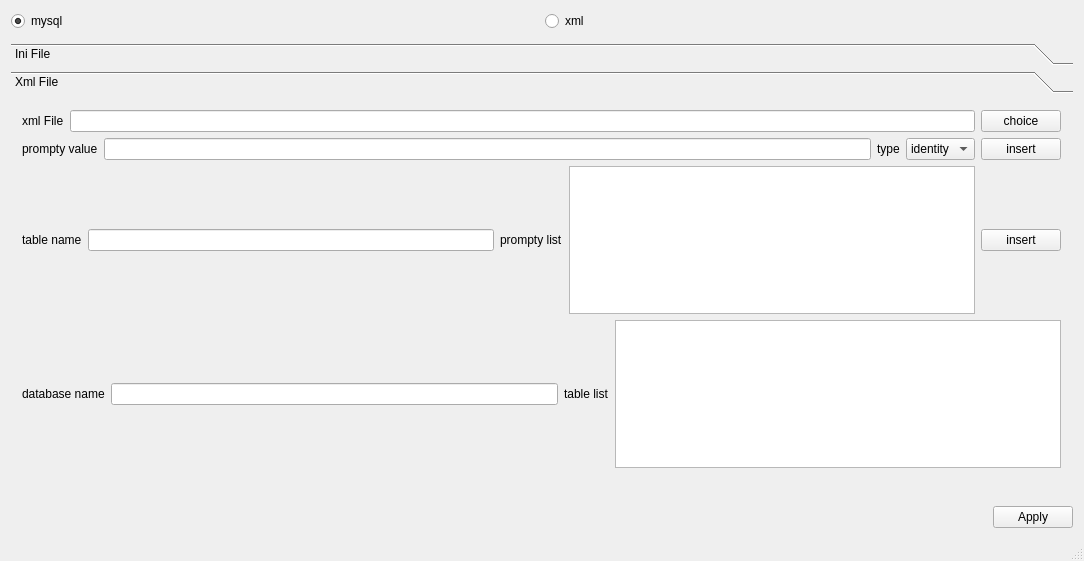
<?xml version="1.0" encoding="UTF-8"?>
<ui version="4.0">
 <class>MainWindow</class>
 <widget class="QMainWindow" name="MainWindow">
  <property name="geometry">
   <rect>
    <x>0</x>
    <y>0</y>
    <width>1084</width>
    <height>561</height>
   </rect>
  </property>
  <property name="windowTitle">
   <string>Database Tool</string>
  </property>
  <widget class="QWidget" name="centralWidget">
   <layout class="QVBoxLayout" name="verticalLayout">
    <property name="spacing">
     <number>12</number>
    </property>
    <item>
     <layout class="QHBoxLayout" name="horizontalLayout_3">
      <item>
       <widget class="QRadioButton" name="rdbtnMysql">
        <property name="text">
         <string>mysql</string>
        </property>
        <property name="checked">
         <bool>true</bool>
        </property>
       </widget>
      </item>
      <item>
       <widget class="QRadioButton" name="rdbtnXml">
        <property name="text">
         <string>xml</string>
        </property>
       </widget>
      </item>
     </layout>
    </item>
    <item>
     <widget class="QToolBox" name="tbMain">
      <property name="currentIndex">
       <number>1</number>
      </property>
      <widget class="QWidget" name="pgIniFile">
       <property name="geometry">
        <rect>
         <x>0</x>
         <y>0</y>
         <width>1066</width>
         <height>384</height>
        </rect>
       </property>
       <attribute name="label">
        <string>Ini File</string>
       </attribute>
       <layout class="QVBoxLayout" name="verticalLayout_4">
        <item>
         <layout class="QHBoxLayout" name="horizontalLayout_6">
          <item>
           <widget class="QLabel" name="label">
            <property name="text">
             <string>Ini File</string>
            </property>
           </widget>
          </item>
          <item>
           <widget class="QLineEdit" name="edtIniFile">
            <property name="readOnly">
             <bool>true</bool>
            </property>
           </widget>
          </item>
          <item>
           <widget class="QPushButton" name="btnIniFileChoice">
            <property name="text">
             <string>choice</string>
            </property>
           </widget>
          </item>
         </layout>
        </item>
        <item>
         <layout class="QHBoxLayout" name="horizontalLayout_5">
          <item>
           <widget class="QLabel" name="lblDbName">
            <property name="text">
             <string>database</string>
            </property>
           </widget>
          </item>
          <item>
           <widget class="QLineEdit" name="edtDatabase"/>
          </item>
          <item>
           <widget class="QLabel" name="lblServerOrFile">
            <property name="text">
             <string>server</string>
            </property>
           </widget>
          </item>
          <item>
           <widget class="QLineEdit" name="edtServerOrFile"/>
          </item>
         </layout>
        </item>
        <item>
         <layout class="QHBoxLayout" name="horizontalLayout_4">
          <item>
           <widget class="QLabel" name="lblUser">
            <property name="text">
             <string>user name</string>
            </property>
           </widget>
          </item>
          <item>
           <widget class="QLineEdit" name="edtUser"/>
          </item>
          <item>
           <widget class="QLabel" name="lblPassWord">
            <property name="text">
             <string>password</string>
            </property>
           </widget>
          </item>
          <item>
           <widget class="QLineEdit" name="edtPassWord"/>
          </item>
         </layout>
        </item>
       </layout>
      </widget>
      <widget class="QWidget" name="pgXmlFile">
       <property name="geometry">
        <rect>
         <x>0</x>
         <y>0</y>
         <width>1066</width>
         <height>384</height>
        </rect>
       </property>
       <attribute name="label">
        <string>Xml File</string>
       </attribute>
       <widget class="QWidget" name="verticalLayoutWidget_2">
        <property name="geometry">
         <rect>
          <x>0</x>
          <y>0</y>
          <width>1061</width>
          <height>380</height>
         </rect>
        </property>
        <layout class="QVBoxLayout" name="verticalLayout_3" stretch="1,1,4,4">
         <item>
          <layout class="QHBoxLayout" name="horizontalLayout_2">
           <item>
            <widget class="QLabel" name="label_2">
             <property name="text">
              <string>xml File</string>
             </property>
            </widget>
           </item>
           <item>
            <widget class="QLineEdit" name="edtXmlFile">
             <property name="readOnly">
              <bool>true</bool>
             </property>
            </widget>
           </item>
           <item>
            <widget class="QPushButton" name="btnXmlFileChoice">
             <property name="text">
              <string>choice</string>
             </property>
            </widget>
           </item>
          </layout>
         </item>
         <item>
          <layout class="QHBoxLayout" name="horizontalLayout_7">
           <item>
            <widget class="QLabel" name="label_7">
             <property name="text">
              <string>prompty value</string>
             </property>
            </widget>
           </item>
           <item>
            <widget class="QLineEdit" name="edtPromValue"/>
           </item>
           <item>
            <widget class="QLabel" name="label_3">
             <property name="text">
              <string>type</string>
             </property>
            </widget>
           </item>
           <item>
            <widget class="QComboBox" name="cboPromType">
             <item>
              <property name="text">
               <string>identity</string>
              </property>
             </item>
             <item>
              <property name="text">
               <string>unique</string>
              </property>
             </item>
            </widget>
           </item>
           <item>
            <widget class="QPushButton" name="edtInsertPrompty">
             <property name="text">
              <string>insert</string>
             </property>
            </widget>
           </item>
          </layout>
         </item>
         <item>
          <layout class="QHBoxLayout" name="horizontalLayout_9">
           <item>
            <widget class="QLabel" name="label_8">
             <property name="text">
              <string>table name</string>
             </property>
            </widget>
           </item>
           <item>
            <widget class="QLineEdit" name="edtTableName"/>
           </item>
           <item>
            <widget class="QLabel" name="label_4">
             <property name="text">
              <string>prompty list</string>
             </property>
            </widget>
           </item>
           <item>
            <widget class="QTextEdit" name="edtPromList"/>
           </item>
           <item>
            <widget class="QPushButton" name="btnInsertTable">
             <property name="text">
              <string>insert</string>
             </property>
            </widget>
           </item>
          </layout>
         </item>
         <item>
          <layout class="QHBoxLayout" name="horizontalLayout_8">
           <item>
            <widget class="QLabel" name="label_9">
             <property name="text">
              <string>database name</string>
             </property>
            </widget>
           </item>
           <item>
            <widget class="QLineEdit" name="edtDbName"/>
           </item>
           <item>
            <widget class="QLabel" name="label_5">
             <property name="text">
              <string>table list</string>
             </property>
            </widget>
           </item>
           <item>
            <widget class="QTextEdit" name="edtTableList"/>
           </item>
          </layout>
         </item>
        </layout>
       </widget>
      </widget>
     </widget>
    </item>
    <item>
     <widget class="QDialogButtonBox" name="bbMain">
      <property name="standardButtons">
       <set>QDialogButtonBox::Apply</set>
      </property>
     </widget>
    </item>
   </layout>
  </widget>
  <widget class="QStatusBar" name="statusBar"/>
 </widget>
 <layoutdefault spacing="6" margin="11"/>
 <resources/>
 <connections/>
</ui>
